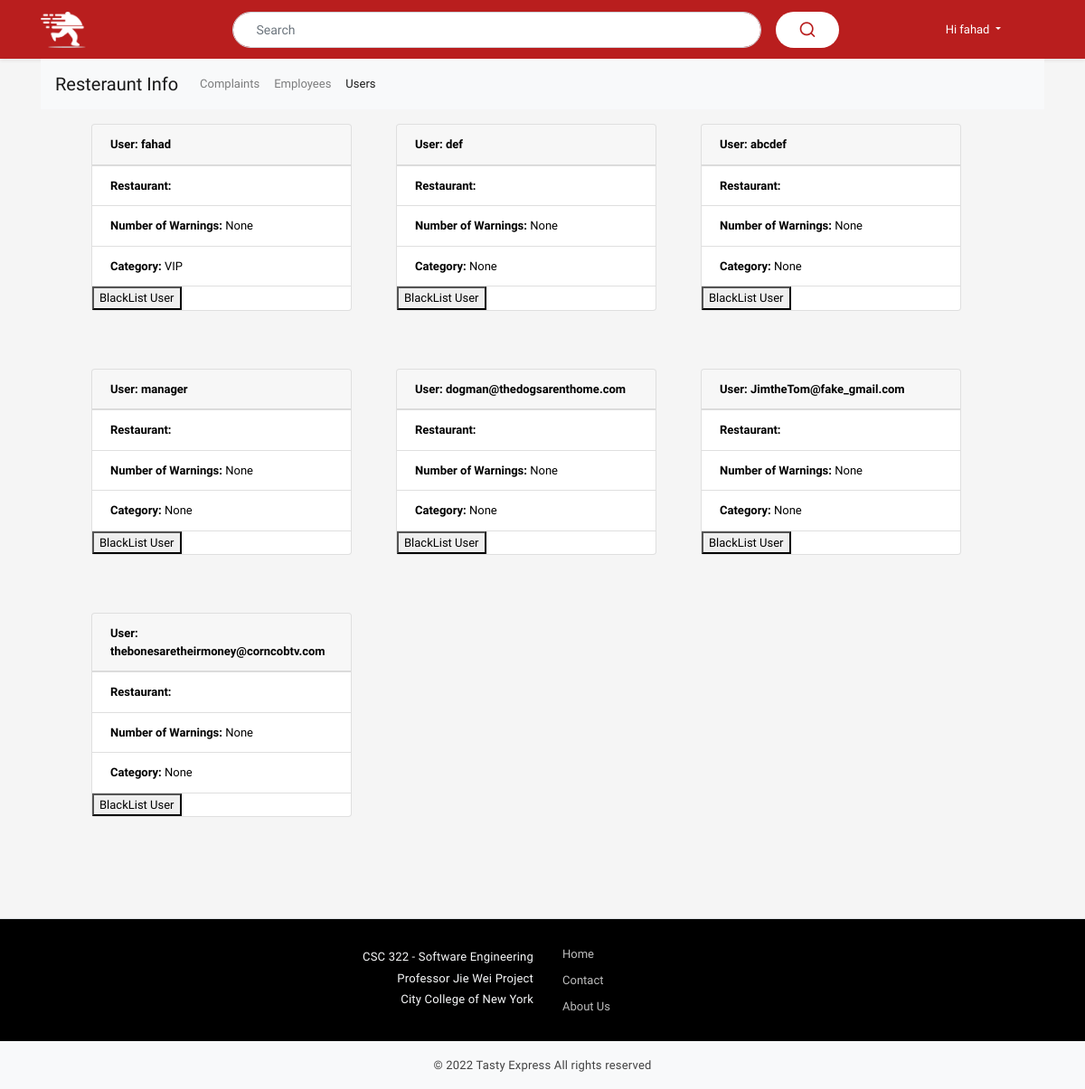
Page /manager_users.html (signed in) on the earlier database version.
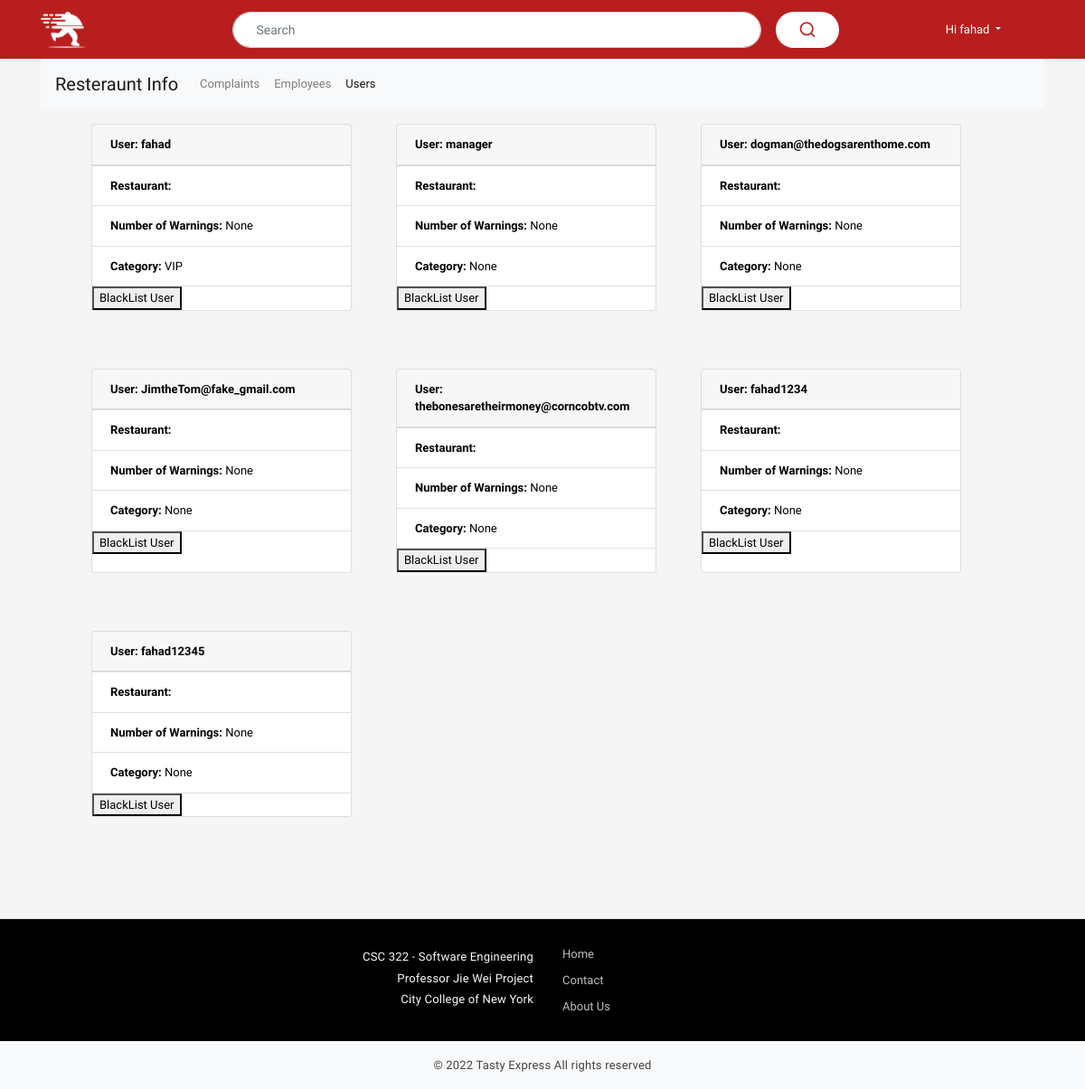
Same page on the later database version.
### server.py (models this page shows)
class user(UserMixin,db.Model):
    id = db.Column(db.Integer, primary_key=True)
    email = db.Column(db.String(120))
    name = db.Column(db.String(120))
    password = db.Column(db.String(80))
    address = db.Column(db.String(80))
    phone_number = db.Column(db.String(80))
    numWarnings = db.Column(db.Integer)
    category = db.Column(db.String(80))

### server.py (the view)
@app.route("/manager_users.html")
def manager_users_page():
    table = user.query.all()
    return render_template("manager_users.html", users = table)

### server.py (called while the page is built)
@login_manager.user_loader
def load_user(user_id):
    return user.query.get(int(user_id))

@app.context_processor
def base():
    return dict(account_type=session['account_type'],
                user_first_name=session['user_first_name'])

### templates/manager_users.html (shortened to what this page needs)
<!doctype html>
{% extends 'base.html' %}
{% block content %}
<div class="container">
  <div id="navbar">
  <nav class="navbar navbar-expand-lg navbar-light bg-light">
    <a class="navbar-brand" href="#">Resteraunt Info</a>
    <div class="collapse navbar-collapse" id="navbarNavDropdown">
      <ul class="navbar-nav">
        <li class="nav-item">
          <a class="nav-link" href="manager.html" id="nav-complaints"> Complaints </a>
        </li>
        <li class="nav-item">
          <a class="nav-link" href="manager_employees.html" id="nav-employees"> Employees </a>
        </li>
        <li class="nav-item active">
          <a class="nav-link" href="manager_users.html" id="nav-users" > Users <span class="sr-only">(current)</span></a>
        </li>
      </ul>
    </div>
  </nav>
</div>
</div>
 <div class="container">
     <div class="container mt-3">
       <div class="row">
         {% for user in users %}
           <div class="card-deck">
               <div class="card" style="width: 18rem;
                                        margin-left: 4rem;
                                        margin-bottom: 4rem;">
                 <div class="card-header">
                   <b>User: {{user['name']}}</b>
                 </div>
                 <ul class="list-group list-group-flush">
                   <li class="list-group-item"><b>Restaurant: </b>{{user['restaurant_name']}}</li>
                   <li class="list-group-item"><b>Number of Warnings: </b>{{user['numWarnings']}}</li>
                   <li class="list-group-item"><b>Category: </b>{{user['category']}}</li>
                   <a href="{{url_for('manager_black_list_user',data=user.email)}}">
                    <button type="button" name="button" >BlackList User</button></a>
                 </ul>
               </div>
           </div>
           {% endfor %}
       </div>
   </div>
 </div>
{% endblock %}

### templates/base.html (shortened to what this page needs)
<!DOCTYPE html>
<html lang="en">
  <head>
      <link rel="stylesheet" type="text/css" href="static/vendor/slick/slick.min.css" />
      <link rel="stylesheet" type="text/css" href="static/vendor/slick/slick-theme.min.css" />
      <link href="static/vendor/icons/feather.css" rel="stylesheet" type="text/css">
      <link href="static/vendor/bootstrap/css/bootstrap.min.css" rel="stylesheet">
      <link href="static/css/style.css" rel="stylesheet">
      <link href="static/vendor/sidebar/demo.css" rel="stylesheet">
  </head>
  <body class="fixed-bottom-bar" style="display:flex; flex-direction:column; min-height:100vh;">
     <header class="section-header">
          <section class="header-main shadow-sm bg-primary-style2 d-flex align-items-center" style="height:65px">
              <div class="container">
                  <div class="row align-items-center">
                      <div class="col-1">
                          <a href="/" class="brand-wrap">
                              <img alt="#" class="img-fluid" src="static/img/logo_web.png">
                          </a>
                      </div>
                      <div class="col">
                          <div class="d-flex align-items-center justify-content-end">
                              {% if url_for(request.endpoint) != "/" or request.args['search_val'] %}
                                <div class="container">
                                  <form action="{{ url_for('index') }}" method="get">
                                    <div class="search input-group align-items-center justify-content-center py-1">
                                        <input class="form-control col-md-8" type="text" name="search_val" value="{{ request.args['search_val'] }}"
                                        style="border-radius:20px;height:40px;font-size:14px;padding-left:25px" placeholder="Search">
                                      <div class="input-group-prepend pl-3">
                                        <button class="btn" style="background-color: white;border-radius:20px;height:40px;width:70px;font-size:14px">
                                          <i class="feather-search h5" style="color: #b91e1e"></i>
                                        </button>
                                      </div>
                                    </div>
                                  </form>
                                </div>
                              {% endif %}
                              {% if account_type == 'visitor' %}
                                <a href="login" class="widget-header font-weight-bold mr-3 text-white m-none" style="width:70px;font-size:14px">Sign In</a>
                                <a href="signup" class="widget-header font-weight-bold mr-3 text-white m-none"style="width:70px;font-size:14px">Sign Up</a>
                              {% else %}
                                <div class="dropdown mr-5 m-none">
                                    <a href="#" class="dropdown-toggle text-white py-3 pl- d-block" id="dropdownMenuButton" data-toggle="dropdown" aria-haspopup="true" aria-expanded="false">
                                    Hi {{ user_first_name }} </a>
                                </div>
                              {% endif %}
                          </div>
                      </div>
                  </div>
              </div>
          </section>
      </header>
      <section class="content" style="flex:1;">
        {% block content %}{% endblock %}
      </section>
  </body>
   <footer id="basefooter" class="section-footer border-top bg-dark mt-5">
      <div class="container">
          <section class="footer-top d-flex align-items-center justify-content-center padding-y py-4">
                <aside class="text-right text-white mr-4">
                    <p class="mb-1 text-light">CSC 322 - Software Engineering</p>
                    <p class="mb-1 text-light">Professor Jie Wei Project</p>
                    <p class="mb-1 text-light">City College of New York</p>
                </aside>
                <aside class="col-sm-10 col-md-2 text-white">
                    <ul class="list-unstyled hov_footer">
                        <li> <a href="/" class="text-muted">Home</a></li>
                        <li> <a href="contact.html" class="text-muted">Contact</a></li>
                        <li> <a href="{{url_for('aboutus')}}" class="text-muted">About Us</a></li>
                    </ul>
                </aside>
          </section>
      </div>
      <section class="footer-copyright border-top py-3 bg-light">
          <div class="container d-flex align-items-center justify-content-center">
              <p class="mb-0"> © 2022 Tasty Express  All rights reserved </p>
          </div>
      </section>
  </footer>
</html>

### static/css/style.css (style rules this page uses)
body { font-family: 'Prompt', sans-serif; font-size: 13px; color: #000000; background: #f5f5f5; }
div, a { outline: none !important; }
.form-control, .btn, .input-group-sm>.custom-select, .input-group-sm>.form-control, .input-group-sm>.input-group-append>.btn, .input-group-sm>.input-group-append>.input-group-text, .input-group-sm>.input-group-prepend>.btn, .input-group-sm>.input-group-prepend>.input-group-text { font-size: 13px; }
.bg-primary-style2 { background-color: #b91e1e; }
.brand-wrap img { height: 40px; }
.col, .col-1, .col-10, .col-11, .col-12, .col-2, .col-3, .col-4, .col-5, .col-6, .col-7, .col-8, .col-9, .col-auto, .col-lg, .col-lg-1, .col-lg-10, .col-lg-11, .col-lg-12, .col-lg-2, .col-lg-3, .col-lg-4, .col-lg-5, .col-lg-6, .col-lg-7, .col-lg-8, .col-lg-9, .col-lg-auto, .col-md, .col-md-1, .col-md-10, .col-md-11, .col-md-12, .col-md-2, .col-md-3, .col-md-4, .col-md-5, .col-md-6, .col-md-7, .col-md-8, .col-md-9, .col-md-auto, .col-sm, .col-sm-1, .col-sm-10, .col-sm-11, .col-sm-12, .col-sm-2, .col-sm-3, .col-sm-4, .col-sm-5, .col-sm-6, .col-sm-7, .col-sm-8, .col-sm-9, .col-sm-auto, .col-xl, .col-xl-1, .col-xl-10, .col-xl-11, .col-xl-12, .col-xl-2, .col-xl-3, .col-xl-4, .col-xl-5, .col-xl-6, .col-xl-7, .col-xl-8, .col-xl-9, .col-xl-auto { position: relative; width: 100%; padding-right: 8px; padding-left: 8px; }
.row { margin-right: -8px; margin-left: -8px; }
a { color: #B10101; text-decoration: none !important; }
p { color: #424242; letter-spacing: 0.2px; }
footer .text-muted { color: #bdbdbd !important; }
.section-footer { background: #000 !important; }
.section-footer .border-top { border-top: 1px solid rgb(222 226 230 / 9%)!important; }
.section-footer ul li { line-height: 29px; }
.section-footer ul { margin: 0px; }

Differences in the rows shown:
removed user: name "def", numWarnings "None", category "None"
removed user: name "abcdef", numWarnings "None", category "None"
added user: name "fahad1234", numWarnings "None", category "None"
added user: name "fahad12345", numWarnings "None", category "None"
